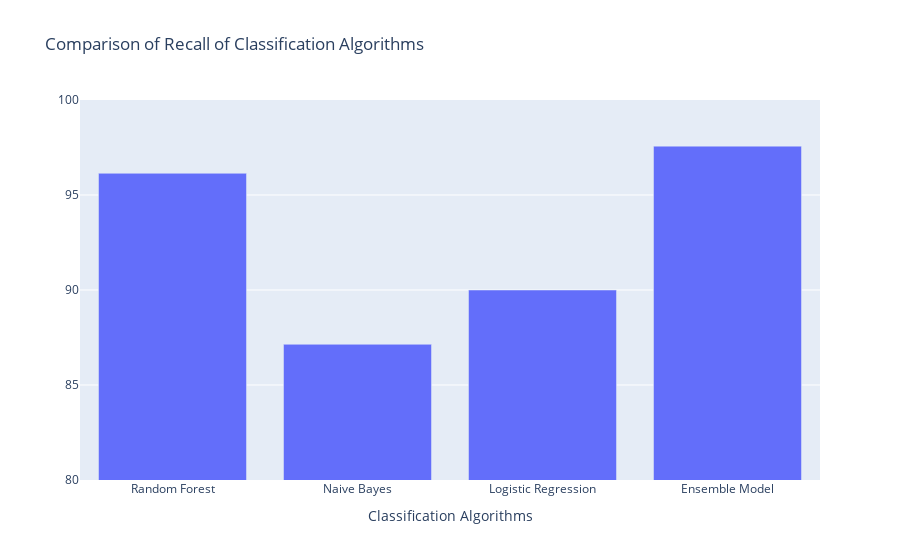

This figure's notebook cell:
### Markdown cell above
## Comparison of Recall of Classification Algorithms

### Code cell
trace4 = {
  'x': algorithms,
  'y': recall,
  'name': 'score',
  'type': 'bar'
    
}

data = [trace4];
layout = {
  'xaxis': {'title': 'Classification Algorithms'},
  'title': 'Comparison of Recall of Classification Algorithms'
};
fig = go.Figure(data = data, layout = layout)
fig['layout']['yaxis1'].update(title='', range=[80, 100], autorange=False)
iplot(fig)

### Figure 1 — Plotly figure (JSON) as saved in the notebook; plotly's stock layout.template omitted (floating-point values rounded to 4 significant figures)
{"data": [{"name": "score", "type": "bar", "x": ["Random Forest", "Naive Bayes", "Logistic Regression", "Ensemble Model"], "y": [96.14, 87.14, 90, 97.57]}], "layout": {"title": {"text": "Comparison of Recall of Classification Algorithms"}, "xaxis": {"title": {"text": "Classification Algorithms"}}, "yaxis": {"autorange": false, "range": [80, 100], "title": {"text": ""}}}}
